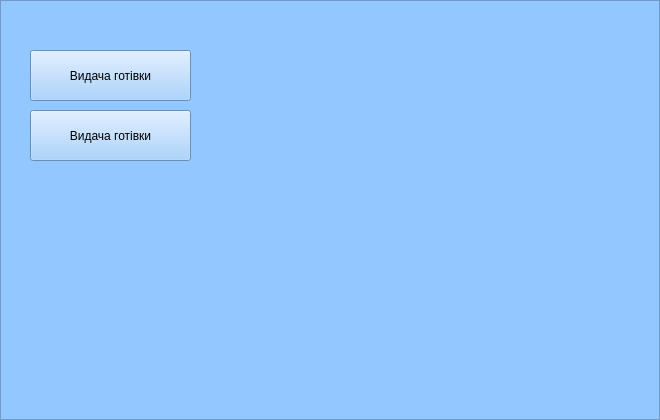
<?xml version="1.0" encoding="UTF-8"?>
<ui version="4.0">
 <class>Frame</class>
 <widget class="QFrame" name="Frame">
  <property name="geometry">
   <rect>
    <x>0</x>
    <y>0</y>
    <width>660</width>
    <height>420</height>
   </rect>
  </property>
  <property name="minimumSize">
   <size>
    <width>660</width>
    <height>420</height>
   </size>
  </property>
  <property name="maximumSize">
   <size>
    <width>660</width>
    <height>420</height>
   </size>
  </property>
  <property name="windowTitle">
   <string>Frame</string>
  </property>
  <property name="styleSheet">
   <string notr="true">background-color: rgb(147, 199, 255)</string>
  </property>
  <property name="frameShape">
   <enum>QFrame::StyledPanel</enum>
  </property>
  <property name="frameShadow">
   <enum>QFrame::Raised</enum>
  </property>
  <widget class="QPushButton" name="pushButton">
   <property name="geometry">
    <rect>
     <x>30</x>
     <y>50</y>
     <width>161</width>
     <height>51</height>
    </rect>
   </property>
   <property name="styleSheet">
    <string notr="true">border-image: url(../resources/background_for_lable.png)</string>
   </property>
   <property name="text">
    <string>Видача готівки</string>
   </property>
  </widget>
  <widget class="QPushButton" name="pushButton_2">
   <property name="geometry">
    <rect>
     <x>30</x>
     <y>110</y>
     <width>161</width>
     <height>51</height>
    </rect>
   </property>
   <property name="styleSheet">
    <string notr="true">border-image: url(../resources/background_for_lable.png)</string>
   </property>
   <property name="text">
    <string>Видача готівки</string>
   </property>
  </widget>
 </widget>
 <resources/>
 <connections/>
</ui>
